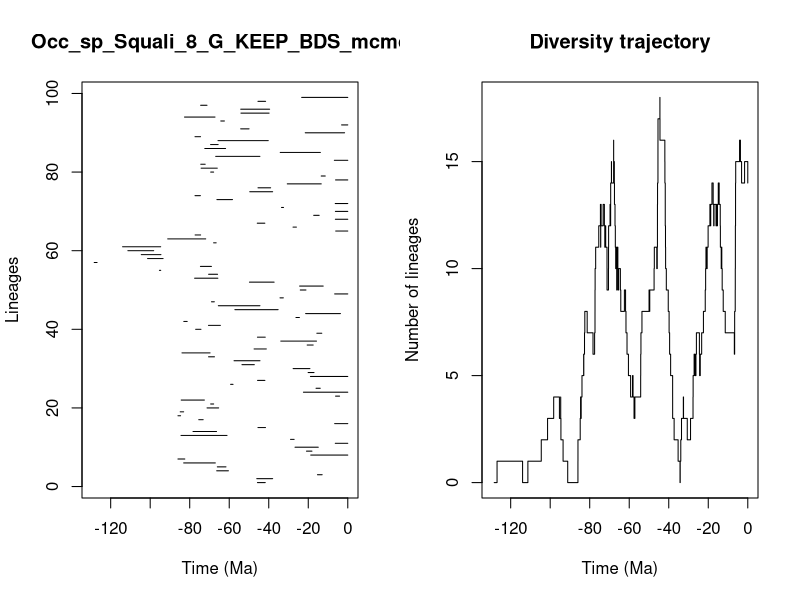

This chart was generated by the following R code:


pdf(file='../Results/Species/5_MA_bins_EP_FT/pyrate_mcmc_logs/Occ_sp_Squali_8_G_KEEP_BDS_mcmc_LTT.pdf',width=0.6*20, height=0.6*10)
title = "Occ_sp_Squali_8_G_KEEP_BDS_mcmc"
ts=c(45.71708789715709, 46.05933890643941,15.33812813332047,66.34500157740202,66.02794684023591,83.059506046776,85.96272589514075,18.75237235446594,20.903249879358796,26.708052452863612,6.3245247843946135,28.970801884489465,84.41302143571157,78.33219574933754,45.46292252612435,6.643665739434075,75.42160211029265,85.94506296047764,84.81176605200962,71.23260732544303,69.40148416792893,84.31765254361659,6.186392247358425,22.446208172983805,16.068275577100085,59.30319052580213,45.6674567505854,18.90453621069065,20.074970173872998,27.66270489699537,53.561554733375004,57.56756789417929,70.47059141524859,83.9143076276332,47.41863632900942,20.550671377912202,33.908251991053106,45.72203587834682,15.651753679621853,76.9876865850165,70.50785437404477,82.99277137852715,26.233917553734397,21.329691315159547,57.13824734661158,65.51067882143467,68.97376340030331,34.29751221175171,6.643003293401157,24.04611258152043,24.375027098435424,49.766725993097474,77.52343387174011,70.43439240311146,95.32994949279083,74.57916241244492,128.34208947417974,101.33306518663542,104.52023791704845,111.29498280683218,113.97668881478283,67.90505917215651,91.1364366171117,77.26482370260612,6.1114784474601915,27.710962013687777,45.815942293410544,6.28371678508955,17.248972390320954,6.272951274225546,33.541779894414184,6.352307837914366,66.24138050726498,77.31689541698518,49.612539104487006,45.43985329268942,30.62527846062126,6.18982227974792,13.445669280821372,69.38740961637643,74.22762471404484,74.41048637141839,6.80308518816389,66.85003367730212,34.19150093720314,72.36844060357996,69.43556087288651,65.68561069012983,77.32505446513714,21.525582123312844,54.209320456059146,3.1362252515568323,64.27816479066809,82.63356052975989,54.07276211833266,54.17842575042968,74.46848462818166,45.46098994289985,23.338427250533215)
te=c(41.76629692257449, 38.02371099486577,12.956112527564425,60.40351477324768,61.64578023198348,67.03510848505134,82.48072129679208,0.0,18.133904668935227,14.93545613450411,0.0,27.15901341216716,61.120809651709,66.42438193573396,41.648529997067115,0.0,73.19879463293758,84.62349117576227,83.07213911992837,65.35542146593927,67.87718690823225,72.57891237347573,4.157770829643865,0.0,13.935807570674651,58.06954996937144,41.944755909060504,0.0,17.083678272919858,19.164718759092807,47.30089263339612,44.43815824113768,67.47390052453532,69.70398260446775,41.22837049992057,17.516534712528575,15.844642567558058,41.769848278003906,13.150367251977105,74.31586385552713,64.4808815346567,81.28205481881452,24.488593958991537,3.716643967798884,35.260321314873316,44.45969682778426,67.53906458066795,32.617618804768256,0.0,21.165411301038304,12.428647062757022,37.2768469826752,65.75279809118301,65.9096257487114,94.67354619049499,69.01448617662683,126.8962972160058,93.4791520537475,94.57350683670543,98.23511261477374,94.69448864805543,66.61623015884268,71.90640124740035,74.482842881468,0.0,26.003225148505667,41.974079401368634,0.0,14.478569757384392,0.0,32.519353729205896,0.0,58.33588325208652,74.58332588458474,38.032099615498566,39.047411549086725,13.425341123582744,0.0,11.40578562569748,67.89379186000495,66.05381489059803,72.17847225872869,0.0,44.476917516603095,13.869173769594525,61.85485535648852,65.6159703205455,40.25197974245216,74.51764031144361,1.6171790557430616,49.967430356152185,0.0,62.44237545262402,67.19660571373032,39.8198916773721,39.55948747983085,71.24885197718918,41.589320274806774,0.0)
div_traj=c(0, 1,0,1,2,3,4,3,4,3,2,1,0,1,2,3,4,3,4,5,6,5,6,7,8,7,6,7,8,9,10,11,12,13,12,13,12,11,12,13,12,13,12,11,12,11,10,9,10,11,12,13,12,13,14,15,14,15,16,15,14,13,12,11,10,11,10,9,10,11,10,11,10,9,10,9,10,9,8,9,8,7,6,5,4,5,4,3,4,5,6,7,8,9,8,9,10,11,10,11,12,13,14,15,16,17,18,17,16,15,14,13,12,11,10,9,8,7,6,5,4,3,2,1,0,1,2,3,4,3,2,3,4,5,6,5,6,7,6,5,6,7,8,9,10,11,10,11,12,13,12,13,14,13,12,13,12,13,12,13,14,13,12,11,10,11,10,9,8,7,6,7,8,9,10,11,12,13,14,15,16,15,14,15,14)
time_events=c(128.34208947417974, 126.8962972160058,113.97668881478283,111.29498280683218,104.52023791704845,101.33306518663542,98.23511261477374,95.32994949279083,94.69448864805543,94.67354619049499,94.57350683670543,93.4791520537475,91.1364366171117,85.96272589514075,85.94506296047764,84.81176605200962,84.62349117576227,84.41302143571157,84.31765254361659,83.9143076276332,83.07213911992837,83.059506046776,82.99277137852715,82.63356052975989,82.48072129679208,81.28205481881452,78.33219574933754,77.52343387174011,77.32505446513714,77.31689541698518,77.26482370260612,76.9876865850165,75.42160211029265,74.58332588458474,74.57916241244492,74.51764031144361,74.482842881468,74.46848462818166,74.41048637141839,74.31586385552713,74.22762471404484,73.19879463293758,72.57891237347573,72.36844060357996,72.17847225872869,71.90640124740035,71.24885197718918,71.23260732544303,70.50785437404477,70.47059141524859,70.43439240311146,69.70398260446775,69.43556087288651,69.40148416792893,69.38740961637643,69.01448617662683,68.97376340030331,67.90505917215651,67.89379186000495,67.87718690823225,67.53906458066795,67.47390052453532,67.19660571373032,67.03510848505134,66.85003367730212,66.61623015884268,66.42438193573396,66.34500157740202,66.24138050726498,66.05381489059803,66.02794684023591,65.9096257487114,65.75279809118301,65.68561069012983,65.6159703205455,65.51067882143467,65.35542146593927,64.4808815346567,64.27816479066809,62.44237545262402,61.85485535648852,61.64578023198348,61.120809651709,60.40351477324768,59.30319052580213,58.33588325208652,58.06954996937144,57.56756789417929,57.13824734661158,54.209320456059146,54.17842575042968,54.07276211833266,53.561554733375004,49.967430356152185,49.766725993097474,49.612539104487006,47.41863632900942,47.30089263339612,46.05933890643941,45.815942293410544,45.72203587834682,45.71708789715709,45.6674567505854,45.46292252612435,45.46098994289985,45.43985329268942,44.476917516603095,44.45969682778426,44.43815824113768,41.974079401368634,41.944755909060504,41.769848278003906,41.76629692257449,41.648529997067115,41.589320274806774,41.22837049992057,40.25197974245216,39.8198916773721,39.55948747983085,39.047411549086725,38.032099615498566,38.02371099486577,37.2768469826752,35.260321314873316,34.29751221175171,34.19150093720314,33.908251991053106,33.541779894414184,32.617618804768256,32.519353729205896,30.62527846062126,28.970801884489465,27.710962013687777,27.66270489699537,27.15901341216716,26.708052452863612,26.233917553734397,26.003225148505667,24.488593958991537,24.375027098435424,24.04611258152043,23.338427250533215,22.446208172983805,21.525582123312844,21.329691315159547,21.165411301038304,20.903249879358796,20.550671377912202,20.074970173872998,19.164718759092807,18.90453621069065,18.75237235446594,18.133904668935227,17.516534712528575,17.248972390320954,17.083678272919858,16.068275577100085,15.844642567558058,15.651753679621853,15.33812813332047,14.93545613450411,14.478569757384392,13.935807570674651,13.869173769594525,13.445669280821372,13.425341123582744,13.150367251977105,12.956112527564425,12.428647062757022,11.40578562569748,6.80308518816389,6.643665739434075,6.643003293401157,6.352307837914366,6.3245247843946135,6.28371678508955,6.272951274225546,6.18982227974792,6.186392247358425,6.1114784474601915,4.157770829643865,3.716643967798884,3.1362252515568323,1.6171790557430616,0.0)
                par(mfrow=c(1,2))
                L = length(ts)
                plot(ts, 1:L , xlim=c(-max(ts)-1,0), pch=20, type="n", main=title,xlab="Time (Ma)",ylab="Lineages")
                for (i in 1:L){segments(x0=-te[i],y0=i,x1=-ts[i],y1=i)}    
                t = -time_events
                plot(div_traj ~ t,type="s", main = "Diversity trajectory",xlab="Time (Ma)",ylab="Number of lineages",xlim=c(-max(ts)-1,0))
                abline(v=c(65,200,251,367,445),lty=2,col="gray")
                
